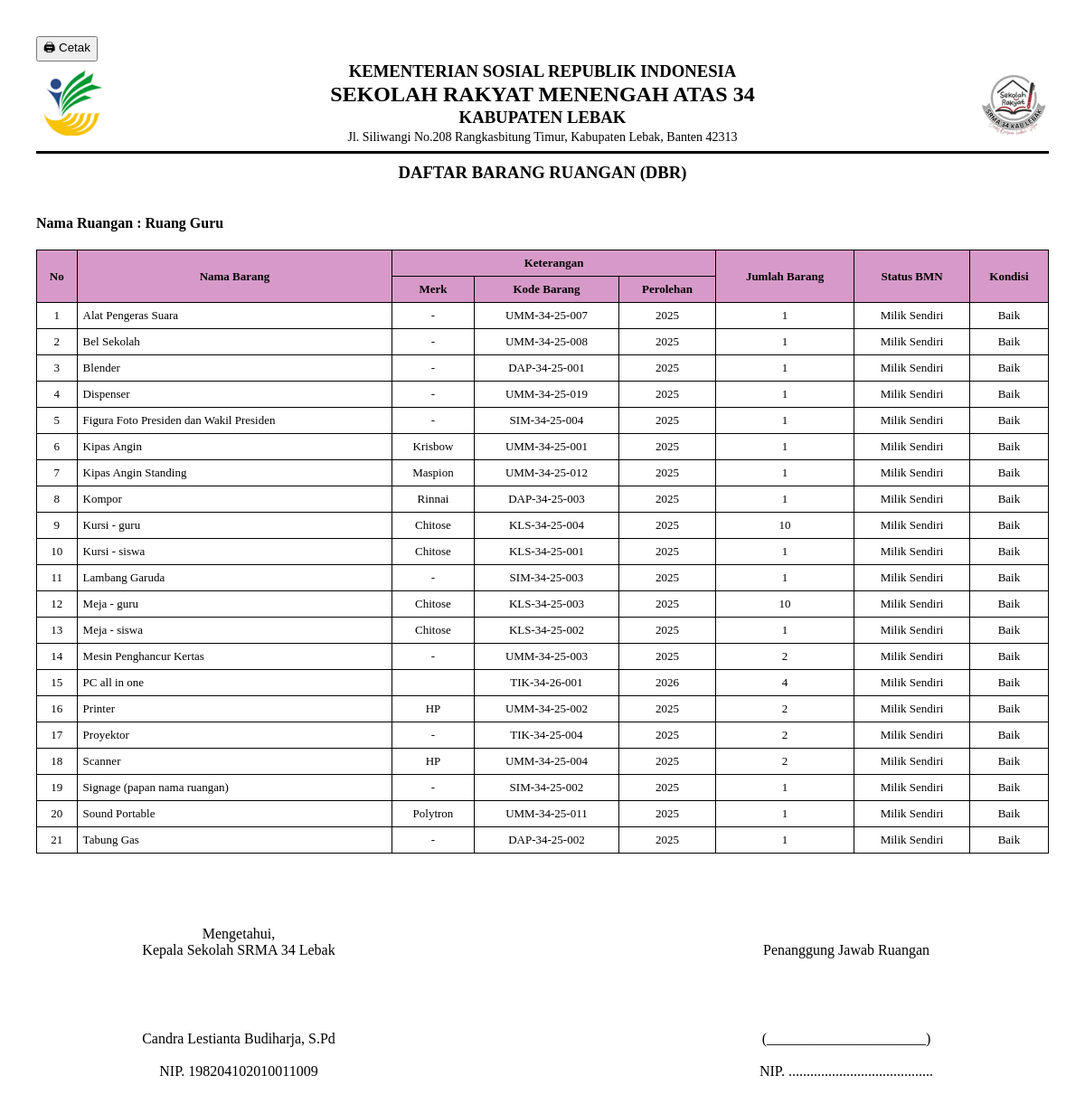
The page /barang_ruang/cetak/1 (signed in) on the database its author committed.
### tables this page shows
CREATE TABLE ruang (
    id INTEGER PRIMARY KEY AUTOINCREMENT,
    nama_ruang TEXT NOT NULL
);

CREATE TABLE aset (
    id INTEGER PRIMARY KEY AUTOINCREMENT,
    barang_id INTEGER,
    ruang_id INTEGER,
    jumlah INTEGER,
    FOREIGN KEY (barang_id) REFERENCES barang(id),
    FOREIGN KEY (ruang_id) REFERENCES ruang(id)
);

CREATE TABLE "barang" (
	"id"	INTEGER,
	"nama_barang"	TEXT NOT NULL,
	"jumlah_barang"	INTEGER,
	"tipe"	TEXT,
	"merk"	TEXT,
	"tahun_perolehan"	INTEGER,
	"nilai"	INTEGER, ruang_id INTEGER, kode_barang TEXT, tanggal_input DATETIME, tanggal_update DATETIME,
	PRIMARY KEY("id" AUTOINCREMENT)
);

### app.py (the view)
@app.route('/barang_ruang/cetak/<int:ruang_id>')
def cetak_per_ruang(ruang_id):
    if not is_admin():
        flash("Akses ditolak!", "error")
        return redirect(url_for('barang_ruang'))
    conn = get_db()
    ruang = conn.execute(
        "SELECT nama_ruang FROM ruang WHERE id=?",
        (ruang_id,)
    ).fetchone()
    data = conn.execute("""
        SELECT
            barang.nama_barang,
            barang.merk,
            barang.kode_barang,
            barang.tahun_perolehan,
            aset.jumlah
        FROM aset
        JOIN barang ON aset.barang_id = barang.id
        WHERE aset.ruang_id=?
        ORDER BY barang.nama_barang
    """,(ruang_id,)).fetchall()
    conn.close()
    return render_template(
        "barang_ruang_print.html",
        ruang=ruang,
        data=data
    )

### app.py (called while the page is built)
def is_admin():
    return session.get('role') == 'admin'

def get_db():
    conn = sqlite3.connect("aset.db", timeout=10)
    conn.row_factory = sqlite3.Row
    return conn

@app.before_request
def session_timeout():
    if session.get('role') == 'admin':
        now = datetime.now()
        last_activity = session.get('last_activity')
        if last_activity:
            last_activity = datetime.strptime(last_activity, "%Y-%m-%d %H:%M:%S")
            if now - last_activity > timedelta(minutes=5):
                session.clear()
                return redirect(url_for('login'))
        session['last_activity'] = now.strftime("%Y-%m-%d %H:%M:%S")

### templates/barang_ruang_print.html (shortened to what this page needs)
<!DOCTYPE html>
<html>
<head>
</head>
<body>
<button onclick="window.print()">🖨 Cetak</button>
<div class="kop-wrapper">
<img src="{{ url_for('static', filename='logo/logo_kemensos.png') }}"
class="kop-logo">
<div class="kop-text">
<h3>KEMENTERIAN SOSIAL REPUBLIK INDONESIA</h3>
<h2>SEKOLAH RAKYAT MENENGAH ATAS 34</h2>
<h3>KABUPATEN LEBAK</h3>
<p>
Jl. Siliwangi No.208 Rangkasbitung Timur,
Kabupaten Lebak, Banten 42313
</p>
</div>
<img src="{{ url_for('static', filename='logo/logo_sekolah.png') }}"
class="kop-logo">
</div>
<div class="kop-line"></div>
    <h3 style="text-align:center;margin-top:10px;">
        DAFTAR BARANG RUANGAN (DBR)
    </h3>
<br>
<b>Nama Ruangan : {{ ruang.nama_ruang }}</b>
<table>
    <tr>
        <th rowspan="2">No</th>
        <th rowspan="2">Nama Barang</th>
        <th colspan="3">Keterangan</th>
        <th rowspan="2">Jumlah Barang</th>
        <th rowspan="2">Status BMN</th>
        <th rowspan="2">Kondisi</th>
    </tr>
    <tr>
        <th>Merk</th>
        <th>Kode Barang</th>
        <th>Perolehan</th>
    </tr>
        {% for d in data %}
    <tr>
        <td class="center">{{ loop.index }}</td>
        <td class="left">{{ d.nama_barang }}</td>
        <td class="center">{{ d.merk }}</td>
        <td class="center">{{ d.kode_barang }}</td>
        <td class="center">{{ d.tahun_perolehan }}</td>
        <td class="center">{{ d.jumlah }}</td>
        <td class="center">Milik Sendiri</td>
        <td class="center">Baik</td>
    </tr>
    {% endfor %}
</table>
<div class="ttd-area">
    <div class="ttd-box">
        Mengetahui,<br>
        Kepala Sekolah SRMA 34 Lebak
            <div class="ttd-nama">Candra Lestianta Budiharja, S.Pd
            <br><br>
            NIP. 198204102010011009
        </div>
    </div>
    <div class="ttd-box"><br>Penanggung Jawab Ruangan
        <div class="ttd-nama">(______________________)
            <br><br>
            NIP. ........................................
        </div>
    </div>
</div>
</body>
</html>

### templates/barang_ruang_print.html (style rules this page uses)
body { font-family: "Times New Roman"; margin:40px; }
.kop-logo { width:90px; }
.kop-text { text-align:center; flex:1; }
.kop-text h2, .kop-text h3, .kop-text p { margin:2px; }
.kop-wrapper { display:flex; align-items:center; justify-content:space-between; margin-bottom:5px; }
.kop-logo { width:80px; height:auto; }
.kop-text { flex:1; text-align:center; line-height:1.2; }
.kop-text h2, .kop-text h3 { margin:0; }
.kop-text p { margin:2px 0 0 0; font-size:14px; }
.kop-line { border-top:3px solid black; margin-top:6px; margin-bottom:8px; }
table { width:100%; border-collapse:collapse; margin-top:20px; }
th,td { border:1px solid black; padding:6px; font-size:13px; }
th { background:#d79ac8; }
.center { text-align:center; }
.left { text-align:left; }
.ttd-area { width:100%; margin-top:80px; display:flex; justify-content:space-between; }
.ttd-box { width:40%; text-align:center; }
.ttd-nama { margin-top:80px; }

### rows shown on the page
ruang: nama_ruang "Ruang Guru"
aset: nama_barang "Alat Pengeras Suara", merk "-", kode_barang "UMM-34-25-007", tahun_perolehan "2025", jumlah "1"
aset: nama_barang "Bel Sekolah", merk "-", kode_barang "UMM-34-25-008", tahun_perolehan "2025", jumlah "1"
aset: nama_barang "Blender", merk "-", kode_barang "DAP-34-25-001", tahun_perolehan "2025", jumlah "1"
aset: nama_barang "Dispenser", merk "-", kode_barang "UMM-34-25-019", tahun_perolehan "2025", jumlah "1"
aset: nama_barang "Figura Foto Presiden dan Wakil Presiden", merk "-", kode_barang "SIM-34-25-004", tahun_perolehan "2025", jumlah "1"
aset: nama_barang "Kipas Angin", merk "Krisbow", kode_barang "UMM-34-25-001", tahun_perolehan "2025", jumlah "1"
aset: nama_barang "Kipas Angin Standing", merk "Maspion", kode_barang "UMM-34-25-012", tahun_perolehan "2025", jumlah "1"
aset: nama_barang "Kompor", merk "Rinnai", kode_barang "DAP-34-25-003", tahun_perolehan "2025", jumlah "1"
aset: nama_barang "Kursi - guru", merk "Chitose", kode_barang "KLS-34-25-004", tahun_perolehan "2025", jumlah "10"
aset: nama_barang "Kursi - siswa", merk "Chitose", kode_barang "KLS-34-25-001", tahun_perolehan "2025", jumlah "1"
aset: nama_barang "Lambang Garuda", merk "-", kode_barang "SIM-34-25-003", tahun_perolehan "2025", jumlah "1"
aset: nama_barang "Meja - guru", merk "Chitose", kode_barang "KLS-34-25-003", tahun_perolehan "2025", jumlah "10"
aset: nama_barang "Meja - siswa", merk "Chitose", kode_barang "KLS-34-25-002", tahun_perolehan "2025", jumlah "1"
aset: nama_barang "Mesin Penghancur Kertas", merk "-", kode_barang "UMM-34-25-003", tahun_perolehan "2025", jumlah "2"
aset: nama_barang "PC all in one", kode_barang "TIK-34-26-001", tahun_perolehan "2026", jumlah "4"
aset: nama_barang "Printer", merk "HP", kode_barang "UMM-34-25-002", tahun_perolehan "2025", jumlah "2"
aset: nama_barang "Proyektor", merk "-", kode_barang "TIK-34-25-004", tahun_perolehan "2025", jumlah "2"
aset: nama_barang "Scanner", merk "HP", kode_barang "UMM-34-25-004", tahun_perolehan "2025", jumlah "2"
aset: nama_barang "Signage (papan nama ruangan)", merk "-", kode_barang "SIM-34-25-002", tahun_perolehan "2025", jumlah "1"
aset: nama_barang "Sound Portable", merk "Polytron", kode_barang "UMM-34-25-011", tahun_perolehan "2025", jumlah "1"
aset: nama_barang "Tabung Gas", merk "-", kode_barang "DAP-34-25-002", tahun_perolehan "2025", jumlah "1"
